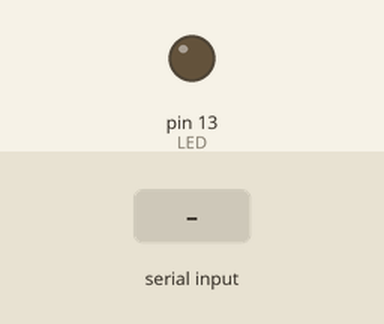
Simulated run of this sketch. Board: Arduino Uno, built with avr-gcc and run on an emulated ATmega328P. Parts: output pins drawn as LEDs (lit = HIGH). The test bench sets the inputs (shaded band). What the sketch prints to the serial monitor is not drawn.

Above: at 1.2 s.
1.3 s: "1" received over the second serial link
At 2.3 s:
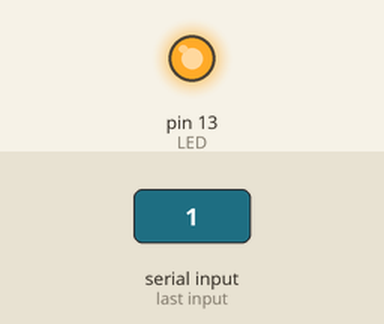
2.8 s: "0" received over the second serial link
At 3.5 s:
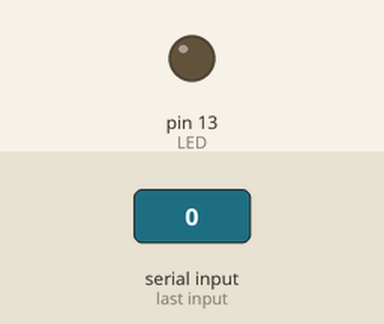
Timing chart, 0 to 5.8 s (numbered marks = the images above; inputs shaded):
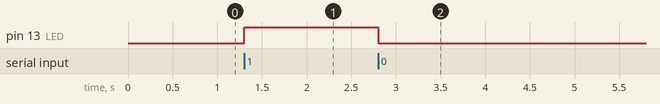

The sketch:

bluetoothbasic.ino
```cpp
#include <SoftwareSerial.h>

SoftwareSerial QuartzBT(10, 11); // RX | TX

int LED = 13;

int val;

void setup()

{

  Serial.begin(9600);

  QuartzBT.begin(9600);

  Serial.println("The bluetooth gates are open.\n Connect to HC-05 from any other bluetooth device with 1234 as pairing key!.");

  pinMode(LED, OUTPUT);

}

void loop()

{

  if (QuartzBT.available()) {

    val = QuartzBT.read();

    if (val == '1') {

      digitalWrite(LED, 1);

      QuartzBT.println("LED  On D07 ON ! ");
      Serial.begin(9600);

    }

    else if (val == '0') {

      digitalWrite(LED, 0);

      QuartzBT.println("LED  On D07 Off ! ");
      Serial.begin(9600);

    }

    else QuartzBT.println("Enter 0 for off or 1 for on :)");

  }

}
```

Measured:
- after the input at 1.3 s, pin 13 (LED): LOW → HIGH at once
- after the input at 2.8 s, pin 13 (LED): HIGH → LOW at once
